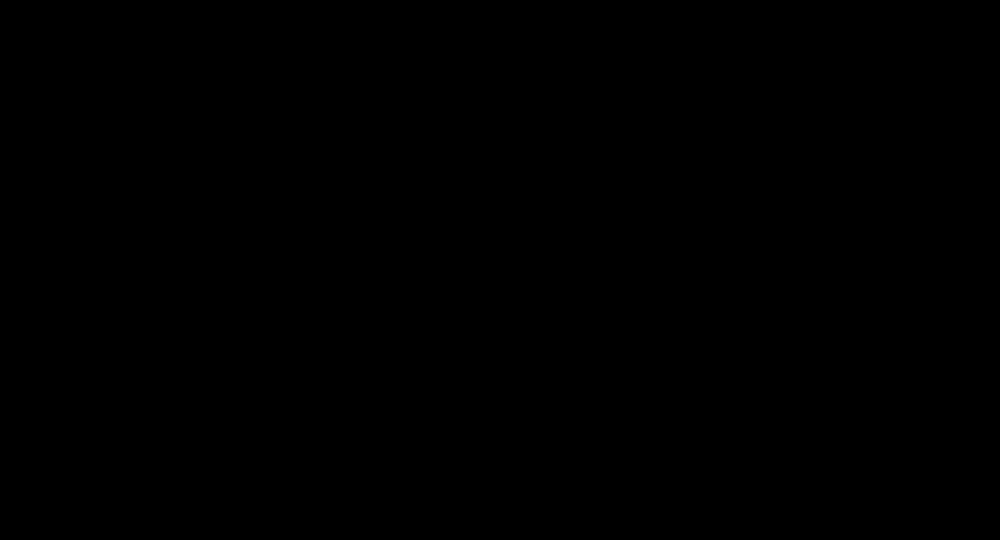
Frame 1 (no input)
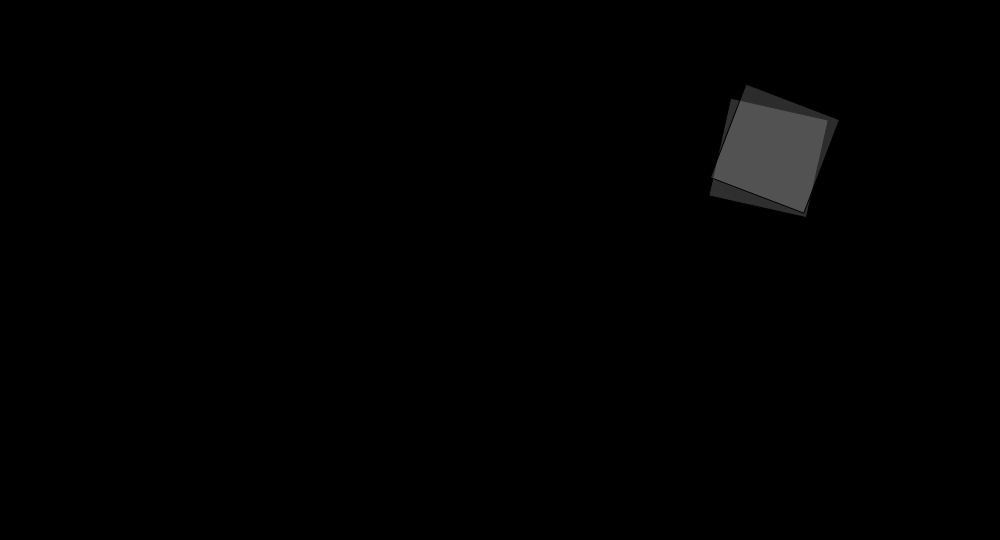
Frame 60 (no input)
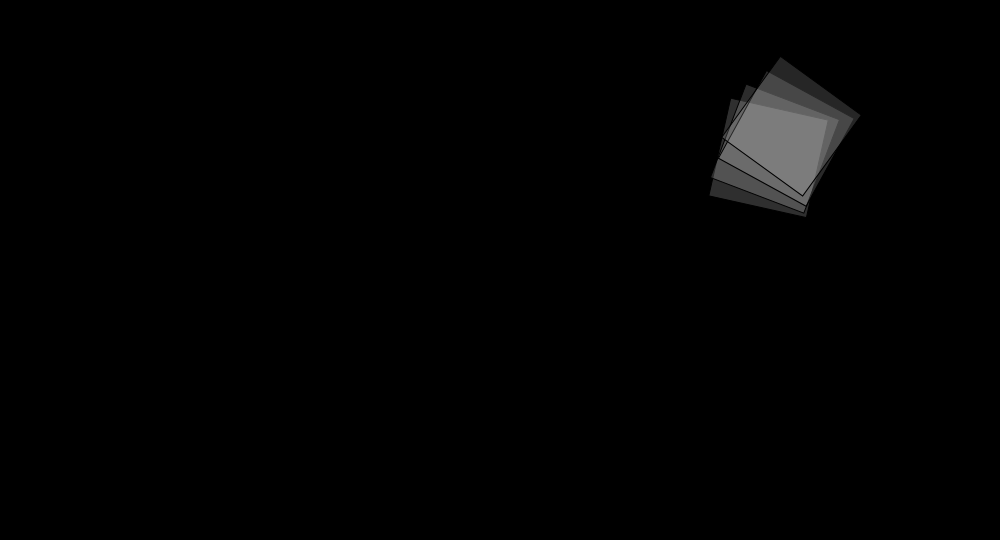
Frame 120 (the mouse pressed at the canvas centre since frame 60)

The p5.js sketch that drew these frames (run headless with seeded random() and noise() and a simulated clock; from frame 60 on, the mouse is pressed at the canvas centre):

// p5.js sketch
// ── sketch.js
var agents = [];
var r = 255;
var opaque = 10;
var a = 0.5;


function setup() {
  createCanvas(1000, 540);
  background(0);
  //rectMode(CENTER);
  
  for (var i=0; i<1; i++) {
    var a = new Agent(random(width), random(height), random(-.25, .25), random(-.25, .25), 100);
    agents.push(a);
  }
  //frameRate = 80;
}

function draw() {
  // for each agent
  for (var i=0; i<agents.length; i++) {
    
    agents[i].update();
    
    agents[i].draw();
  }
}

function Agent(x_, y_, vx_, vy_, size) {
  this.position = {x:x_, y:y_};   // position of the agent
  this.velocity = {x:vx_, y:vy_}; // velocity (speed) of the agent
  this.Size = size;              // height/width of the agent
  //this.active = true;
  this.angle = 0;
  
  // add velocity to the position to move the circle
  this.update = function() {
    this.position.x += this.velocity.x*map(noise(0.03*frameCount), 0, 1, 0, 10);
    this.position.y += this.velocity.y*map(cos(HALF_PI*frameCount), 0, 1, 6, 10);
    
    this.col();
    this.wrap();
  }
  
  // changing the color while moving
  this.col = function() {
    r -= a;
    opaque += a;
    if (r < 1 && opaque > 50) {
      a = a*(-1);
    }
    else if (r > 255 && opaque < 10) {
      a = a*(-1);
    }
  }
  
  // wrapping function to wrap the agent around the screen
  // if it goes off of it
  this.wrap = function() {
    if (this.position.x > width) {
      this.position.x = random(width/4, 3*width/4);
      this.position.y = random(height/4, 3*height/4);
    }
    if (this.position.x < 0) {
      //this.position.x = width;
      this.position.x = random(width/3, width);
      this.position.y = random(height);
    }
    if (this.position.y > height) {
      //this.position.y = 0;
      this.position.x = random(20, 3*width/4);
      this.position.y = random(50, 3*height/4);
    }
    if (this.position.y < 0) {
      //this.position.y = height;
      this.position.x = random(width);
      this.position.y = random(height/3, height);
    }
  }
  
  // draw the agent
  this.draw = function() {
    if (frameCount % 30 == 0){
      fill(r, r, r, 50);
      stroke(0);
      push();
      translate(this.position.x, this.position.y);

      this.angle += random(0.1, 0.25);
      rotate(this.angle);

      rect(0, 0, this.Size, this.Size);
      pop();
    }
  }
}
